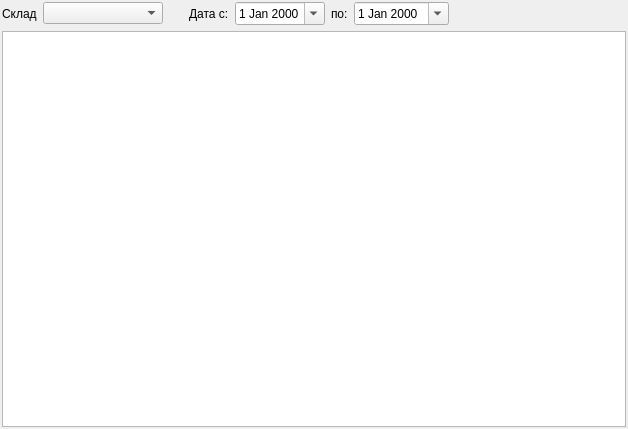
<?xml version="1.0" encoding="UTF-8"?>
<ui version="4.0">
 <class>WoffView</class>
 <widget class="QWidget" name="WoffView">
  <property name="geometry">
   <rect>
    <x>0</x>
    <y>0</y>
    <width>628</width>
    <height>429</height>
   </rect>
  </property>
  <property name="windowTitle">
   <string>Form</string>
  </property>
  <layout class="QVBoxLayout" name="verticalLayout">
   <property name="margin">
    <number>2</number>
   </property>
   <item>
    <layout class="QHBoxLayout" name="horizontalLayout">
     <item>
      <widget class="QLabel" name="label">
       <property name="text">
        <string>Склад</string>
       </property>
      </widget>
     </item>
     <item>
      <widget class="QComboBox" name="stock">
       <property name="minimumSize">
        <size>
         <width>120</width>
         <height>0</height>
        </size>
       </property>
      </widget>
     </item>
     <item>
      <spacer name="horizontalSpacer_2">
       <property name="orientation">
        <enum>Qt::Horizontal</enum>
       </property>
       <property name="sizeType">
        <enum>QSizePolicy::Fixed</enum>
       </property>
       <property name="sizeHint" stdset="0">
        <size>
         <width>20</width>
         <height>20</height>
        </size>
       </property>
      </spacer>
     </item>
     <item>
      <widget class="QLabel" name="label_2">
       <property name="text">
        <string>Дата с:</string>
       </property>
      </widget>
     </item>
     <item>
      <widget class="QDateEdit" name="dateFrom">
       <property name="minimumSize">
        <size>
         <width>90</width>
         <height>0</height>
        </size>
       </property>
       <property name="readOnly">
        <bool>false</bool>
       </property>
       <property name="buttonSymbols">
        <enum>QAbstractSpinBox::NoButtons</enum>
       </property>
       <property name="calendarPopup">
        <bool>true</bool>
       </property>
      </widget>
     </item>
     <item>
      <widget class="QLabel" name="label_3">
       <property name="text">
        <string>по:</string>
       </property>
      </widget>
     </item>
     <item>
      <widget class="QDateEdit" name="dateTill">
       <property name="minimumSize">
        <size>
         <width>90</width>
         <height>0</height>
        </size>
       </property>
       <property name="calendarPopup">
        <bool>true</bool>
       </property>
      </widget>
     </item>
     <item>
      <spacer name="horizontalSpacer">
       <property name="orientation">
        <enum>Qt::Horizontal</enum>
       </property>
       <property name="sizeHint" stdset="0">
        <size>
         <width>40</width>
         <height>20</height>
        </size>
       </property>
      </spacer>
     </item>
    </layout>
   </item>
   <item>
    <widget class="QTableView" name="table"/>
   </item>
  </layout>
 </widget>
 <resources/>
 <connections/>
</ui>
